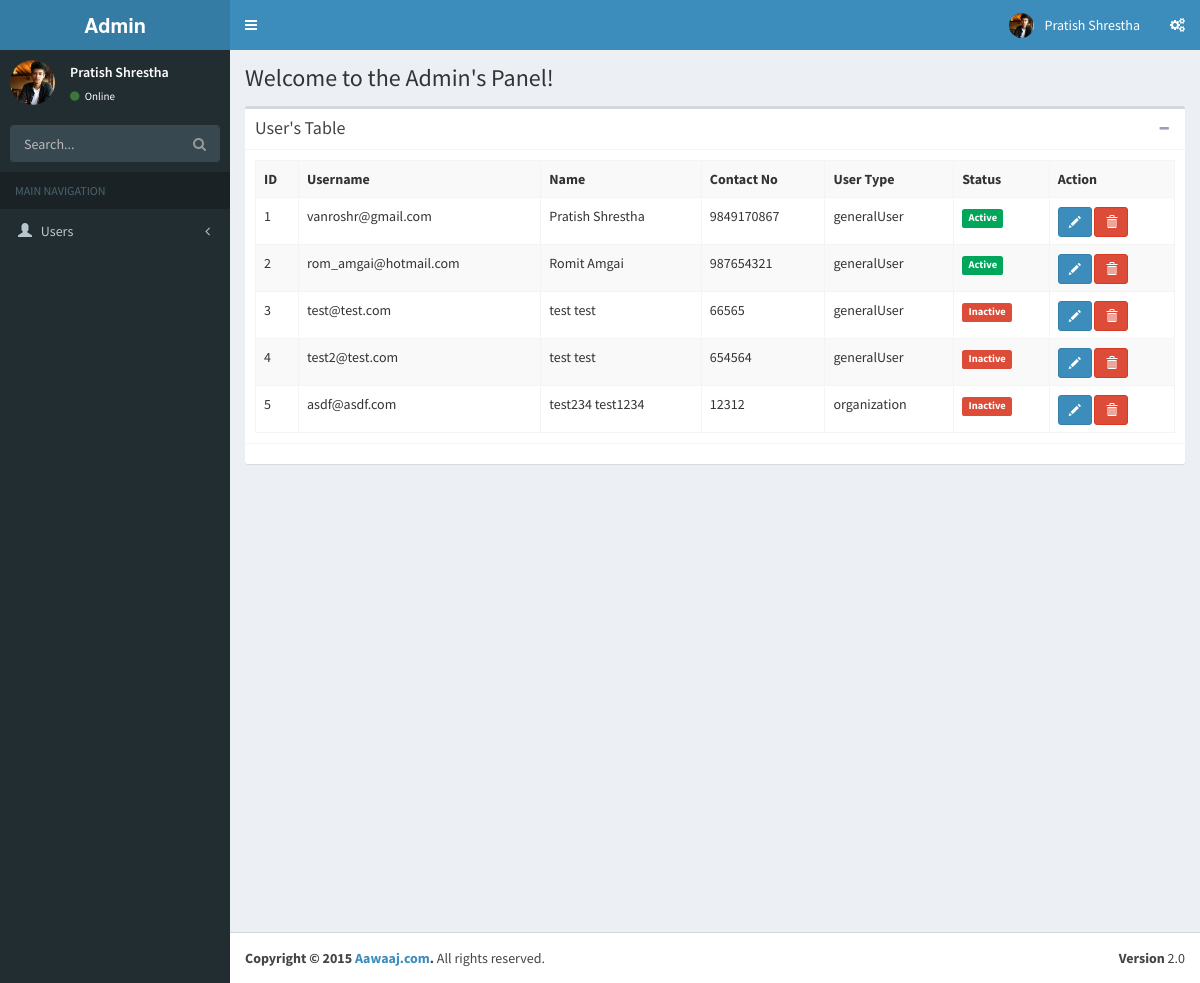
The app's page /admin/index.php with its own data.
### tables this page shows
CREATE TABLE IF NOT EXISTS `user` (
  `user_id` int(11) NOT NULL AUTO_INCREMENT,
  `user_name` varchar(30) NOT NULL,
  `first_name` varchar(20) NOT NULL,
  `last_name` varchar(20) NOT NULL,
  `contact_number` bigint(20) NOT NULL,
  `user_type` enum('generalUser','organization','welfare') NOT NULL,
  `user_status` tinyint(1) NOT NULL,
  PRIMARY KEY (`user_id`),
  UNIQUE KEY `user_name` (`user_name`)
);

### admin/config/routes.php (called while the page is built)
<?php
	$routes['ausers'] = 'adminuserscontroller';
?>

### admin/system/repository/userrepository.class.php (called while the page is built, shortened)
<?php
	class UserRepository{
		private $db;
		public function __construct(){
			$this->db = new DBConnection();
		}
		public function get_all(){
			$user_list = array();
			$this->db->connect();
			$sql = "SELECT * FROM user";
			$result = $this->db->fetchquery($sql);
			while($row = $result->fetch_assoc()){
				$user = new User();
				$user->set_user_id($row['user_id']);
				$user->set_user_name($row['user_name']);
				$user->set_first_name($row['first_name']);
				$user->set_last_name($row['last_name']);
				$user->set_contact_number($row['contact_number']);
				$user->set_user_type($row['user_type']);
				$user->set_user_status($row['user_status']);
				array_push($user_list,$user);
			}
			return $user_list;
		}
	}
?>

### admin/system/dbUtil/dbconnection.class.php (called while the page is built, shortened)
<?php
	class DBConnection{
		private $conn;
		public function connect(){
			$this->conn = new mysqli(HOSTNAME,USERNAME,PASSWORD,DATABASE);
		}
		public function fetchquery($sql){
			return $this->conn->query($sql);
		}
	}
?>

### admin/system/model/user.class.php (called while the page is built, shortened)
<?php
	class User{
		private $user_id;
		private $user_name;
		private $first_name;
		private $last_name;
		private $contact_number;
		private $user_type;
		private $user_status;
		public function get_user_id(){
			return $this->user_id;
		}
		public function set_user_id($user_id){
			$this->user_id = $user_id;
		}
		public function get_user_name(){
			return $this->user_name;
		}
		public function set_user_name($user_name){
			$this->user_name = $user_name;
		}
		public function get_first_name(){
			return $this->first_name;
		}
		public function set_first_name($first_name){
			$this->first_name = $first_name;
		}
		public function get_last_name(){
			return $this->last_name;
		}
		public function set_last_name($last_name){
			$this->last_name = $last_name;
		}
		public function get_contact_number(){
			return $this->contact_number;{}
		}
		public function set_contact_number($contact_number){
			$this->contact_number = $contact_number;
		}
		public function get_user_type(){
			return $this->user_type;
		}
		public function set_user_type($user_type){
			$this->user_type = $user_type;
		}
		public function get_user_status(){
			return $this->user_status ;
		}
		public function set_user_status($user_status){
			$this->user_status = $user_status;
		}
	}
?>

### admin/views/admin/adminusersview/index.php (the view, shortened to what this page needs)
<section class="content-header">
  <h1>
   Welcome to the Admin's Panel!
  </h1>
</section>
<section class="content">
  <div class="box">
    <div class="box-header with-border">
      <h3 class="box-title">User's Table</h3>
      <div class="box-tools pull-right">
        <button class="btn btn-box-tool" data-widget="collapse" data-toggle="tooltip" title="Collapse"><i class="fa fa-minus"></i></button>
      </div>
    </div>
    <div class="box-body">
      <table class="table table-bordered table-hover table-striped">
        <tr>
          <th>ID</th>
          <th>Username</th>
          <th>Name</th>
          <th>Contact No</th>
          <th>User Type</th>
          <th>Status</th>
          <th>Action</th>
        </tr>
        <?php
        $id=1;
        foreach($this->userrepository->get_all() as $user){
         ?>
        <tr>
          <td><?php echo $id++?></td>
          <td><?php echo $user->get_user_name();?></td>
          <td><?php echo $user->get_first_name();?> <?php echo $user->get_last_name();?></td>
          <td><?php echo $user->get_contact_number();?></td>
          <td><?php echo $user->get_user_type();?></td>
          <?php if($user->get_user_status()==1){
            ?>
             <td><span class="label label-success">Active</span></td>
           <?php
           }else{
        ?>
          <td><span class="label label-danger">Inactive</span></td>
        <?php
         }
         ?>
          <td><a href="#" class="btn btn-primary btn-sm glyphicon glyphicon-pencil"></a>
              <a href="<?php echo BASE_URL;?>/index.php?page=admin&m=delete&id=<?php echo $user->get_user_id();?>" class="btn btn-danger btn-sm glyphicon glyphicon-trash" onclick="return confirm('Are you sure?')"></a></td>
        </tr>
        <?php
        }
          ?>
      </table>
    </div>
    <div class="box-footer">
    </div>
  </div>
</section>

### admin/views/admin/header.php (shortened to what this page needs)
<!DOCTYPE html>
<html>
  <head>
    <link href="<?php echo BASE_URL?>/assets/bootstrap/css/bootstrap.min.css" rel="stylesheet" type="text/css" />
    <link href="<?php echo BASE_URL?>/assets/font-awesome/css/font-awesome.min.css" rel="stylesheet" type="text/css" />
    <link href="<?php echo BASE_URL?>/assets/ionicons.min.css" rel="stylesheet" type="text/css" />
    <link href="<?php echo BASE_URL.'/assets/'?>dist/css/AdminLTE.min.css" rel="stylesheet" type="text/css" />
    <link href="<?php echo BASE_URL.'/assets/'?>dist/css/skins/_all-skins.min.css" rel="stylesheet" type="text/css" />
  </head>
  <body class="skin-blue sidebar-mini">
    <div class="wrapper">
      <header class="main-header">
        <a href="../../index2.html" class="logo">
          <span class="logo-lg"><b>Admin</b></span>
        </a>
        <nav class="navbar navbar-static-top" role="navigation">
          <a href="#" class="sidebar-toggle" data-toggle="offcanvas" role="button">
          </a>
          <div class="navbar-custom-menu">
            <ul class="nav navbar-nav">
              <li class="dropdown user user-menu">
                <a href="#" class="dropdown-toggle" data-toggle="dropdown">
                  <img src="<?php echo BASE_URL?>/assets/dist/img/user-pratish.jpg" class="user-image" alt="User Image" />
                  <span class="hidden-xs">Pratish Shrestha</span>
                </a>
              </li>
              <li>
                <a href="#" data-toggle="control-sidebar"><i class="fa fa-gears"></i></a>
              </li>
            </ul>
          </div>
        </nav>
      </header>
      <?php include_once(ROOT_PATH."/views/admin/sidebar.php");?>
      <div class="content-wrapper">

### admin/views/admin/sidebar.php (shortened to what this page needs)
<aside class="main-sidebar">
  <section class="sidebar">
    <div class="user-panel">
      <div class="pull-left image">
        <img src="<?php echo BASE_URL?>/assets/dist/img/user-pratish.jpg" class="img-circle" alt="User Image" />
      </div>
      <div class="pull-left info">
        <p>Pratish Shrestha</p>
        <a href="#"><i class="fa fa-circle text-success"></i> Online</a>
      </div>
    </div>
    <form action="#" method="get" class="sidebar-form">
      <div class="input-group">
        <input type="text" name="q" class="form-control" placeholder="Search..." />
        <span class="input-group-btn">
          <button type="submit" name="search" id="search-btn" class="btn btn-flat"><i class="fa fa-search"></i></button>
        </span>
      </div>
    </form>
    <ul class="sidebar-menu">
      <li class="header">MAIN NAVIGATION</li>
      <li class="treeview">
        <a href="#">
          <i class="glyphicon glyphicon-user"></i> <span>Users</span> <i class="fa fa-angle-left pull-right"></i>
        </a>
      </li>
  </section>
</aside>

### admin/index.php (shortened to what this page needs)
<?php include_once(ROOT_PATH."/views/admin/header.php");?>
<?php
	if(isset($_GET['page'])){
		$page = $_GET['page'];
	}else{
		$page = "ausers";
	}
	if(array_key_exists($page, $routes)){
		include_once(ROOT_PATH."/controllers/".$routes[$page].".php");
	}else{
		include_once(ROOT_PATH."/controllers/adminuserscontroller.php");
	}
?>
<?php include_once(ROOT_PATH."/views/admin/footer.php");?>

### admin/controllers/adminuserscontroller.php (shortened to what this page needs)
<?php include_once(ROOT_PATH."/system/model/user.class.php");?>
<?php include_once(ROOT_PATH."/system/repository/userrepository.class.php");?>
<?php
	class AdminUsersController{
		public function __construct(){
			$this->userrepository = new UserRepository();
		}
		public function index(){
			include_once(ROOT_PATH."/views/admin/adminusersview/index.php");
		}
	}
	$adminuserscontroller = new AdminUsersController();
	if(isset($_GET['m'])){
		$method=$_GET['m'];
	}else{
		$method = "index";
	}
	switch($method){
		case "index":
			$adminuserscontroller->index();
			break;
	}
?>

### admin/views/admin/footer.php (shortened to what this page needs)
 </div>
      <footer class="main-footer">
        <div class="pull-right hidden-xs">
          <b>Version</b> 2.0
        </div>
        <strong>Copyright &copy; <?php echo date("Y");?> <a href="">Aawaaj.com</a>.</strong> All rights reserved.
      </footer>
    </div>
  </body>
</html>

### records on screen
user: user_name "vanroshr@gmail.com", first_name "Pratish", last_name "Shrestha", contact_number "9849170867", user_type "generalUser", user_status "Active"
user: user_name "rom_amgai@hotmail.com", first_name "Romit", last_name "Amgai", contact_number "987654321", user_type "generalUser", user_status "Active"
user: user_name "test@test.com", first_name "test", last_name "test", contact_number "66565", user_type "generalUser", user_status "Inactive"
user: user_name "test2@test.com", first_name "test", last_name "test", contact_number "654564", user_type "generalUser", user_status "Inactive"
user: user_name "asdf@asdf.com", first_name "test234", last_name "test1234", contact_number "12312", user_type "organization", user_status "Inactive"
